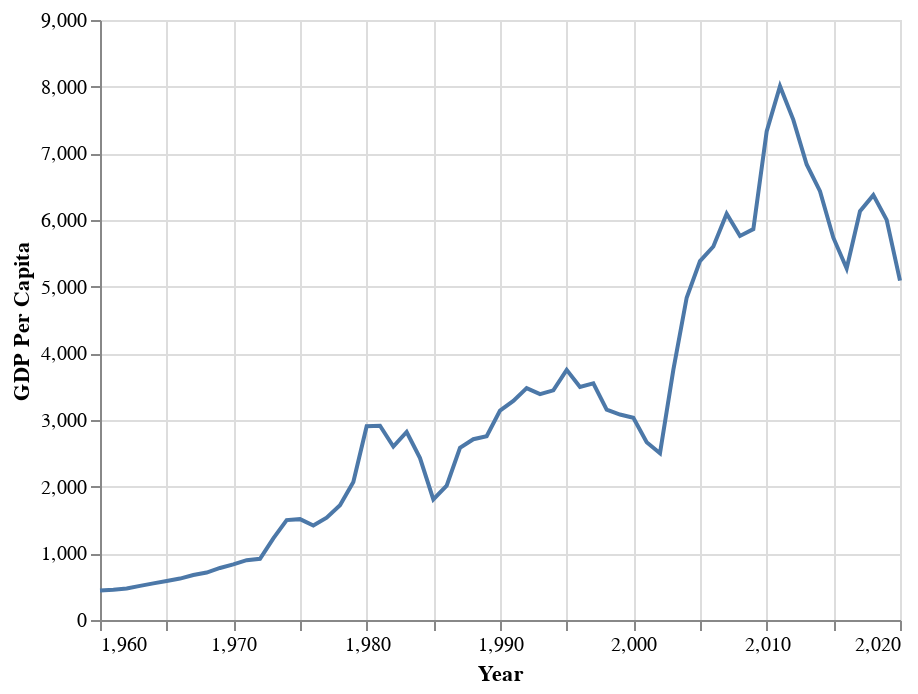

Notebook cell for this chart:
### Markdown cell above
### 6.3 Generate line chart

### Code cell
alt.Chart(zaf_gdp_year).mark_line().encode(
    x='Year:Q',
    y='GDP Per Capita:Q'
)

### Figure 1 — Vega-Lite specification as saved in the notebook (floating-point values rounded to 4 significant figures)
{"config": {"view": {"continuousWidth": 400, "continuousHeight": 300}}, "data": {"name": "data-449f3237b91daba23dc849f820b9f1cc"}, "mark": "line", "encoding": {"x": {"type": "quantitative", "field": "Year"}, "y": {"type": "quantitative", "field": "GDP Per Capita"}}, "$schema": "https://vega.github.io/schema/vega-lite/v4.8.1.json", "datasets": {"data-449f3237b91daba23dc849f820b9f1cc": [{"Country Code": "ZAF", "Year": "1960", "GDP Per Capita": 443.0}, {"Country Code": "ZAF", "Year": "1961", "GDP Per Capita": 455.0}, {"Country Code": "ZAF", "Year": "1962", "GDP Per Capita": 473.0}, {"Country Code": "ZAF", "Year": "1963", "GDP Per Capita": 511.5}, {"Country Code": "ZAF", "Year": "1964", "GDP Per Capita": 549.0}, {"Country Code": "ZAF", "Year": "1965", "GDP Per Capita": 584.7}, {"Country Code": "ZAF", "Year": "1966", "GDP Per Capita": 621.2}, {"Country Code": "ZAF", "Year": "1967", "GDP Per Capita": 675.1}, {"Country Code": "ZAF", "Year": "1968", "GDP Per Capita": 711.2}, {"Country Code": "ZAF", "Year": "1969", "GDP Per Capita": 780.6}, {"Country Code": "ZAF", "Year": "1970", "GDP Per Capita": 834.6}, {"Country Code": "ZAF", "Year": "1971", "GDP Per Capita": 897.1}, {"Country Code": "ZAF", "Year": "1972", "GDP Per Capita": 917.4}, {"Country Code": "ZAF", "Year": "1973", "GDP Per Capita": 1225.0}, {"Country Code": "ZAF", "Year": "1974", "GDP Per Capita": 1499.0}, {"Country Code": "ZAF", "Year": "1975", "GDP Per Capita": 1513.0}, {"Country Code": "ZAF", "Year": "1976", "GDP Per Capita": 1417.0}, {"Country Code": "ZAF", "Year": "1977", "GDP Per Capita": 1535.0}, {"Country Code": "ZAF", "Year": "1978", "GDP Per Capita": 1722.0}, {"Country Code": "ZAF", "Year": "1979", "GDP Per Capita": 2072.0}, {"Country Code": "ZAF", "Year": "1980", "GDP Per Capita": 2906.0}, {"Country Code": "ZAF", "Year": "1981", "GDP Per Capita": 2913.0}, {"Country Code": "ZAF", "Year": "1982", "GDP Per Capita": 2601.0}, {"Country Code": "ZAF", "Year": "1983", "GDP Per Capita": 2820.0}, {"Country Code": "ZAF", "Year": "1984", "GDP Per Capita": 2429.0}, {"Country Code": "ZAF", "Year": "1985", "GDP Per Capita": 1808.0}, {"Country Code": "ZAF", "Year": "1986", "GDP Per Capita": 2016.0}, {"Country Code": "ZAF", "Year": "1987", "GDP Per Capita": 2582.0}, {"Country Code": "ZAF", "Year": "1988", "GDP Per Capita": 2712.0}, {"Country Code": "ZAF", "Year": "1989", "GDP Per Capita": 2756.0}, {"Country Code": "ZAF", "Year": "1990", "GDP Per Capita": 3140.0}, {"Country Code": "ZAF", "Year": "1991", "GDP Per Capita": 3286.0}, {"Country Code": "ZAF", "Year": "1992", "GDP Per Capita": 3479.0}, {"Country Code": "ZAF", "Year": "1993", "GDP Per Capita": 3389.0}, {"Country Code": "ZAF", "Year": "1994", "GDP Per Capita": 3445.0}, {"Country Code": "ZAF", "Year": "1995", "GDP Per Capita": 3752.0}, {"Country Code": "ZAF", "Year": "1996", "GDP Per Capita": 3494.0}, {"Country Code": "ZAF", "Year": "1997", "GDP Per Capita": 3550.0}, {"Country Code": "ZAF", "Year": "1998", "GDP Per Capita": 3154.0}, {"Country Code": "ZAF", "Year": "1999", "GDP Per Capita": 3082.0}, {"Country Code": "ZAF", "Year": "2000", "GDP Per Capita": 3032.0}, {"Country Code": "ZAF", "Year": "2001", "GDP Per Capita": 2666.0}, {"Country Code": "ZAF", "Year": "2002", "GDP Per Capita": 2502.0}, {"Country Code": "ZAF", "Year": "2003", "GDP Per Capita": 3751.0}, {"Country Code": "ZAF", "Year": "2004", "GDP Per Capita": 4834.0}, {"Country Code": "ZAF", "Year": "2005", "GDP Per Capita": 5384.0}, {"Country Code": "ZAF", "Year": "2006", "GDP Per Capita": 5602.0}, {"Country Code": "ZAF", "Year": "2007", "GDP Per Capita": 6096.0}, {"Country Code": "ZAF", "Year": "2008", "GDP Per Capita": 5761.0}, {"Country Code": "ZAF", "Year": "2009", "GDP Per Capita": 5863.0}, {"Country Code": "ZAF", "Year": "2010", "GDP Per Capita": 7329.0}, {"Country Code": "ZAF", "Year": "2011", "GDP Per Capita": 8007.0}, {"Country Code": "ZAF", "Year": "2012", "GDP Per Capita": 7502.0}, {"Country Code": "ZAF", "Year": "2013", "GDP Per Capita": 6833.0}, {"Country Code": "ZAF", "Year": "2014", "GDP Per Capita": 6433.0}, {"Country Code": "ZAF", "Year": "2015", "GDP Per Capita": 5735.0}, {"Country Code": "ZAF", "Year": "2016", "GDP Per Capita": 5273.0}, {"Country Code": "ZAF", "Year": "2017", "GDP Per Capita": 6131.0}, {"Country Code": "ZAF", "Year": "2018", "GDP Per Capita": 6373.0}, {"Country Code": "ZAF", "Year": "2019", "GDP Per Capita": 6001.0}, {"Country Code": "ZAF", "Year": "2020", "GDP Per Capita": 5091.0}, {"Country Code": "ZAF", "Year": "Unnamed: 65", "GDP Per Capita": null}]}}
